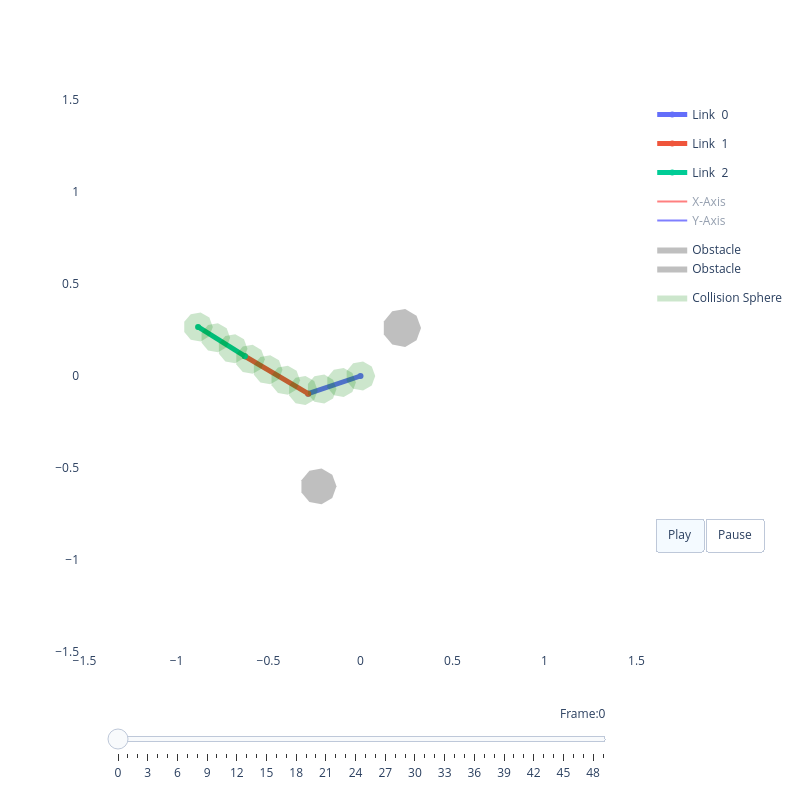

Source (notebook cell):
### Code cell
# ---- Visualize a sample from training_dataset ----

dataset = torch.load("data/training_dataset.pt", weights_only=False)
N_ds = dataset["metadata"]["N"]

# Reconstruct robot exactly as used during data generation
robot_ds = RobotInfo.from_linklengths(
    dataset["metadata"]["linklengths"],
    sphere_rad=dataset["metadata"]["sphere_rad"],
)

# Set a specific index or None for a random sample
SAMPLE_IDX = None
if SAMPLE_IDX is None:
    SAMPLE_IDX = torch.randint(0, N_ds, (1,)).item()

sdf_sample    = dataset["sdf"][SAMPLE_IDX]
q_start_np    = dataset["q_start"][SAMPLE_IDX].numpy()
q_goal_np     = dataset["q_goal"][SAMPLE_IDX].numpy()
q_traj_ref_np = dataset["q_traj"][SAMPLE_IDX].numpy()  # [T, dof] — CHOMP label

# Reconstruct Obstacles from stored geometry
n_obs     = dataset["n_obstacles"][SAMPLE_IDX].item()
obs_data  = dataset["obstacles"][SAMPLE_IDX]            # [max_obs, 3]
obstacles_sample = Obstacles(
    x=obs_data[:n_obs, 0].numpy(),
    y=obs_data[:n_obs, 1].numpy(),
    r=obs_data[:n_obs, 2].numpy(),
)

print(f"Sample {SAMPLE_IDX} / {N_ds}")
print(f"  q_start:     {np.round(q_start_np, 3)}")
print(f"  q_goal:      {np.round(q_goal_np, 3)}")
print(f"  obstacles:   {n_obs}  x={np.round(obs_data[:n_obs,0].numpy(),2)}  r={np.round(obs_data[:n_obs,2].numpy(),2)}")
print(f"  Robot:       linklengths={dataset['metadata']['linklengths']}  sphere_rad={dataset['metadata']['sphere_rad']}")

# SDF plot
# sdf_np = sdf_sample[0].numpy()
# gl     = dataset["metadata"]["grid_length"]
# fig, ax = plt.subplots(figsize=(5, 5))
# xs = np.linspace(-gl / 2, gl / 2, sdf_np.shape[1])
# ys = np.linspace(-gl / 2, gl / 2, sdf_np.shape[0])
# ax.set_facecolor("#f0f0f0")
# ax.contourf(xs, ys, sdf_np, levels=[-1e6, 0], colors=["#c0392b"], alpha=0.85)
# ax.contour(xs, ys, sdf_np, levels=[0], colors=["#7b241c"], linewidths=1.5)
# ax.set_aspect("equal")
# ax.set_title(f"Sample {SAMPLE_IDX} — Environment (SDF)")
# ax.grid(True, color="white")
# plt.tight_layout()
# plt.show()

# Animate reference trajectory with the dataset robot and obstacles
print("\nCHOMP reference trajectory from dataset:")
viz_ref = RobotViewer(q_traj_ref_np, robot_ds, obstacles=obstacles_sample)
viz_ref.plot()

### Figure 1 — Plotly figure (JSON) as saved in the notebook; plotly's stock layout.template omitted (floating-point values rounded to 4 significant figures)
{"data": [{"line": {"width": 5}, "mode": "lines+markers", "name": "Link  0", "type": "scatter", "x": [0, -0.2842], "y": [0, -0.09611]}, {"line": {"width": 5}, "mode": "lines+markers", "name": "Link  1", "type": "scatter", "x": [-0.2842, -0.6285], "y": [-0.09611, 0.1074]}, {"line": {"width": 5}, "mode": "lines+markers", "name": "Link  2", "type": "scatter", "x": [-0.6285, -0.8827], "y": [0.1074, 0.2669]}, {"legendgroup": "frame", "line": {"color": "red"}, "mode": "lines", "name": "X-Axis", "showlegend": true, "type": "scatter", "visible": "legendonly", "x": [0, -0.09473], "y": [0, -0.03204]}, {"legendgroup": "frame", "line": {"color": "blue"}, "mode": "lines", "name": "Y-Axis", "showlegend": true, "type": "scatter", "visible": "legendonly", "x": [0, 0.03204], "y": [0, -0.09473]}, {"legendgroup": "frame", "line": {"color": "red"}, "mode": "lines", "name": "X-Axis", "showlegend": false, "type": "scatter", "visible": "legendonly", "x": [-0.2842, -0.3703], "y": [-0.09611, -0.04523]}, {"legendgroup": "frame", "line": {"color": "blue"}, "mode": "lines", "name": "Y-Axis", "showlegend": false, "type": "scatter", "visible": "legendonly", "x": [-0.2842, -0.3351], "y": [-0.09611, -0.1822]}, {"legendgroup": "frame", "line": {"color": "red"}, "mode": "lines", "name": "X-Axis", "showlegend": false, "type": "scatter", "visible": "legendonly", "x": [-0.6285, -0.7133], "y": [0.1074, 0.1605]}, {"legendgroup": "frame", "line": {"color": "blue"}, "mode": "lines", "name": "Y-Axis", "showlegend": false, "type": "scatter", "visible": "legendonly", "x": [-0.6285, -0.6817], "y": [0.1074, 0.02269]}, {"legendgroup": "frame", "line": {"color": "red"}, "mode": "lines", "name": "X-Axis", "showlegend": false, "type": "scatter", "visible": "legendonly", "x": [-0.8827, -0.9674], "y": [0.2669, 0.32]}, {"legendgroup": "frame", "line": {"color": "blue"}, "mode": "lines", "name": "Y-Axis", "showlegend": false, "type": "scatter", "visible": "legendonly", "x": [-0.8827, -0.9358], "y": [0.2669, 0.1821]}, {"fill": "toself", "fillcolor": "gray", "legendgroup": "obstacle", "line": {"width": 0}, "mode": "lines", "name": "Obstacle", "opacity": 0.5, "type": "scatter", "x": [0.329, 0.3046, 0.2428, 0.1725, 0.1267, 0.1267, 0.1725, 0.2428, 0.3046, 0.329], "y": [0.2609, 0.3279, 0.3636, 0.3512, 0.2966, 0.2252, 0.1706, 0.1582, 0.1939, 0.2609]}, {"fill": "toself", "fillcolor": "gray", "legendgroup": "obstacle", "line": {"width": 0}, "mode": "lines", "name": "Obstacle", "opacity": 0.5, "type": "scatter", "x": [-0.1304, -0.1534, -0.2116, -0.2777, -0.3209, -0.3209, -0.2777, -0.2116, -0.1534, -0.1304], "y": [-0.5997, -0.5366, -0.503, -0.5147, -0.5661, -0.6333, -0.6847, -0.6964, -0.6628, -0.5997]}, {"fill": "toself", "fillcolor": "green", "legendgroup": "sphere", "line": {"width": 0}, "mode": "lines", "name": "Collision Sphere", "opacity": 0.2, "showlegend": true, "type": "scatter", "x": [0.08, 0.06128, 0.01389, -0.04, -0.07518, -0.07518, -0.04, 0.01389, 0.06128, 0.08], "y": [0.0, 0.05142, 0.07878, 0.06928, 0.02736, -0.02736, -0.06928, -0.07878, -0.05142, -1.959e-17]}, {"fill": "toself", "fillcolor": "green", "legendgroup": "sphere", "line": {"width": 0}, "mode": "lines", "name": "Collision Sphere", "opacity": 0.2, "showlegend": false, "type": "scatter", "x": [-0.02525, -0.04397, -0.09136, -0.1453, -0.1804, -0.1804, -0.1453, -0.09136, -0.04397, -0.02525], "y": [-0.0356, 0.01583, 0.04319, 0.03369, -0.008234, -0.06296, -0.1049, -0.1144, -0.08702, -0.0356]}, {"fill": "toself", "fillcolor": "green", "legendgroup": "sphere", "line": {"width": 0}, "mode": "lines", "name": "Collision Sphere", "opacity": 0.2, "showlegend": false, "type": "scatter", "x": [-0.1305, -0.1492, -0.1966, -0.2505, -0.2857, -0.2857, -0.2505, -0.1966, -0.1492, -0.1305], "y": [-0.07119, -0.01977, 0.007593, -0.00191, -0.04383, -0.09855, -0.1405, -0.15, -0.1226, -0.07119]}, {"fill": "toself", "fillcolor": "green", "legendgroup": "sphere", "line": {"width": 0}, "mode": "lines", "name": "Collision Sphere", "opacity": 0.2, "showlegend": false, "type": "scatter", "x": [-0.2329, -0.2516, -0.299, -0.3529, -0.3881, -0.3881, -0.3529, -0.299, -0.2516, -0.2329], "y": [-0.07915, -0.02773, -0.0003656, -0.009868, -0.05179, -0.1065, -0.1484, -0.1579, -0.1306, -0.07915]}, {"fill": "toself", "fillcolor": "green", "legendgroup": "sphere", "line": {"width": 0}, "mode": "lines", "name": "Collision Sphere", "opacity": 0.2, "showlegend": false, "type": "scatter", "x": [-0.3285, -0.3473, -0.3946, -0.4485, -0.4837, -0.4837, -0.4485, -0.3946, -0.3473, -0.3285], "y": [-0.02262, 0.0288, 0.05616, 0.04666, 0.004741, -0.04998, -0.0919, -0.1014, -0.07404, -0.02262]}, {"fill": "toself", "fillcolor": "green", "legendgroup": "sphere", "line": {"width": 0}, "mode": "lines", "name": "Collision Sphere", "opacity": 0.2, "showlegend": false, "type": "scatter", "x": [-0.4242, -0.4429, -0.4903, -0.5442, -0.5794, -0.5794, -0.5442, -0.4903, -0.4429, -0.4242], "y": [0.03391, 0.08533, 0.1127, 0.1032, 0.06127, 0.006548, -0.03537, -0.04488, -0.01751, 0.03391]}, {"fill": "toself", "fillcolor": "green", "legendgroup": "sphere", "line": {"width": 0}, "mode": "lines", "name": "Collision Sphere", "opacity": 0.2, "showlegend": false, "type": "scatter", "x": [-0.5199, -0.5386, -0.586, -0.6399, -0.675, -0.675, -0.6399, -0.586, -0.5386, -0.5199], "y": [0.09044, 0.1419, 0.1692, 0.1597, 0.1178, 0.06308, 0.02116, 0.01165, 0.03902, 0.09044]}, {"fill": "toself", "fillcolor": "green", "legendgroup": "sphere", "line": {"width": 0}, "mode": "lines", "name": "Collision Sphere", "opacity": 0.2, "showlegend": false, "type": "scatter", "x": [-0.6144, -0.6331, -0.6805, -0.7344, -0.7696, -0.7696, -0.7344, -0.6805, -0.6331, -0.6144], "y": [0.1487, 0.2002, 0.2275, 0.218, 0.1761, 0.1214, 0.07946, 0.06995, 0.09731, 0.1487]}, {"fill": "toself", "fillcolor": "green", "legendgroup": "sphere", "line": {"width": 0}, "mode": "lines", "name": "Collision Sphere", "opacity": 0.2, "showlegend": false, "type": "scatter", "x": [-0.7085, -0.7273, -0.7747, -0.8285, -0.8637, -0.8637, -0.8285, -0.7747, -0.7273, -0.7085], "y": [0.2078, 0.2592, 0.2866, 0.2771, 0.2352, 0.1804, 0.1385, 0.129, 0.1564, 0.2078]}, {"fill": "toself", "fillcolor": "green", "legendgroup": "sphere", "line": {"width": 0}, "mode": "lines", "name": "Collision Sphere", "opacity": 0.2, "showlegend": false, "type": "scatter", "x": [-0.8027, -0.8214, -0.8688, -0.9227, -0.9578, -0.9578, -0.9227, -0.8688, -0.8214, -0.8027], "y": [0.2669, 0.3183, 0.3456, 0.3361, 0.2942, 0.2395, 0.1976, 0.1881, 0.2154, 0.2669]}], "layout": {"height": 800, "paper_bgcolor": "white", "plot_bgcolor": "white", "showlegend": true, "sliders": [{"currentvalue": {"prefix": "Frame:", "visible": true, "xanchor": "right"}, "len": 0.9, "pad": {"b": 10, "t": 50}, "steps": [{"args": [["0"], {"frame": {"duration": 100, "redraw": true}, "mode": "immediate", "transition": {"duration": 0}}], "label": "0", "method": "animate"}, {"args": [["1"], {"frame": {"duration": 100, "redraw": true}, "mode": "immediate", "transition": {"duration": 0}}], "label": "1", "method": "animate"}, {"args": [["2"], {"frame": {"duration": 100, "redraw": true}, "mode": "immediate", "transition": {"duration": 0}}], "label": "2", "method": "animate"}, {"args": [["3"], {"frame": {"duration": 100, "redraw": true}, "mode": "immediate", "transition": {"duration": 0}}], "label": "3", "method": "animate"}, {"args": [["4"], {"frame": {"duration": 100, "redraw": true}, "mode": "immediate", "transition": {"duration": 0}}], "label": "4", "method": "animate"}, {"args": [["5"], {"frame": {"duration": 100, "redraw": true}, "mode": "immediate", "transition": {"duration": 0}}], "label": "5", "method": "animate"}, {"args": [["6"], {"frame": {"duration": 100, "redraw": true}, "mode": "immediate", "transition": {"duration": 0}}], "label": "6", "method": "animate"}, {"args": [["7"], {"frame": {"duration": 100, "redraw": true}, "mode": "immediate", "transition": {"duration": 0}}], "label": "7", "method": "animate"}, {"args": [["8"], {"frame": {"duration": 100, "redraw": true}, "mode": "immediate", "transition": {"duration": 0}}], "label": "8", "method": "animate"}, {"args": [["9"], {"frame": {"duration": 100, "redraw": true}, "mode": "immediate", "transition": {"duration": 0}}], "label": "9", "method": "animate"}, {"args": [["10"], {"frame": {"duration": 100, "redraw": true}, "mode": "immediate", "transition": {"duration": 0}}], "label": "10", "method": "animate"}, {"args": [["11"], {"frame": {"duration": 100, "redraw": true}, "mode": "immediate", "transition": {"duration": 0}}], "label": "11", "method": "animate"}, {"args": [["12"], {"frame": {"duration": 100, "redraw": true}, "mode": "immediate", "transition": {"duration": 0}}], "label": "12", "method": "animate"}, {"args": [["13"], {"frame": {"duration": 100, "redraw": true}, "mode": "immediate", "transition": {"duration": 0}}], "label": "13", "method": "animate"}, {"args": [["14"], {"frame": {"duration": 100, "redraw": true}, "mode": "immediate", "transition": {"duration": 0}}], "label": "14", "method": "animate"}, {"args": [["15"], {"frame": {"duration": 100, "redraw": true}, "mode": "immediate", "transition": {"duration": 0}}], "label": "15", "method": "animate"}, {"args": [["16"], {"frame": {"duration": 100, "redraw": true}, "mode": "immediate", "transition": {"duration": 0}}], "label": "16", "method": "animate"}, {"args": [["17"], {"frame": {"duration": 100, "redraw": true}, "mode": "immediate", "transition": {"duration": 0}}], "label": "17", "method": "animate"}, {"args": [["18"], {"frame": {"duration": 100, "redraw": true}, "mode": "immediate", "transition": {"duration": 0}}], "label": "18", "method": "animate"}, {"args": [["19"], {"frame": {"duration": 100, "redraw": true}, "mode": "immediate", "transition": {"duration": 0}}], "label": "19", "method": "animate"}, {"args": [["20"], {"frame": {"duration": 100, "redraw": true}, "mode": "immediate", "transition": {"duration": 0}}], "label": "20", "method": "animate"}, {"args": [["21"], {"frame": {"duration": 100, "redraw": true}, "mode": "immediate", "transition": {"duration": 0}}], "label": "21", "method": "animate"}, {"args": [["22"], {"frame": {"duration": 100, "redraw": true}, "mode": "immediate", "transition": {"duration": 0}}], "label": "22", "method": "animate"}, {"args": [["23"], {"frame": {"duration": 100, "redraw": true}, "mode": "immediate", "transition": {"duration": 0}}], "label": "23", "method": "animate"}, {"args": [["24"], {"frame": {"duration": 100, "redraw": true}, "mode": "immediate", "transition": {"duration": 0}}], "label": "24", "method": "animate"}, {"args": [["25"], {"frame": {"duration": 100, "redraw": true}, "mode": "immediate", "transition": {"duration": 0}}], "label": "25", "method": "animate"}, {"args": [["26"], {"frame": {"duration": 100, "redraw": true}, "mode": "immediate", "transition": {"duration": 0}}], "label": "26", "method": "animate"}, {"args": [["27"], {"frame": {"duration": 100, "redraw": true}, "mode": "immediate", "transition": {"duration": 0}}], "label": "27", "method": "animate"}, {"args": [["28"], {"frame": {"duration": 100, "redraw": true}, "mode": "immediate", "transition": {"duration": 0}}], "label": "28", "method": "animate"}, {"args": [["29"], {"frame": {"duration": 100, "redraw": true}, "mode": "immediate", "transition": {"duration": 0}}], "label": "29", "method": "animate"}, {"args": [["30"], {"frame": {"duration": 100, "redraw": true}, "mode": "immediate", "transition": {"duration": 0}}], "label": "30", "method": "animate"}, {"args": [["31"], {"frame": {"duration": 100, "redraw": true}, "mode": "immediate", "transition": {"duration": 0}}], "label": "31", "method": "animate"}, {"args": [["32"], {"frame": {"duration": 100, "redraw": true}, "mode": "immediate", "transition": {"duration": 0}}], "label": "32", "method": "animate"}, {"args": [["33"], {"frame": {"duration": 100, "redraw": true}, "mode": "immediate", "transition": {"duration": 0}}], "label": "33", "method": "animate"}, {"args": [["34"], {"frame": {"duration": 100, "redraw": true}, "mode": "immediate", "transition": {"duration": 0}}], "label": "34", "method": "animate"}, {"args": [["35"], {"frame": {"duration": 100, "redraw": true}, "mode": "immediate", "transition": {"duration": 0}}], "label": "35", "method": "animate"}, {"args": [["36"], {"frame": {"duration": 100, "redraw": true}, "mode": "immediate", "transition": {"duration": 0}}], "label": "36", "method": "animate"}, {"args": [["37"], {"frame": {"duration": 100, "redraw": true}, "mode": "immediate", "transition": {"duration": 0}}], "label": "37", "method": "animate"}, {"args": [["38"], {"frame": {"duration": 100, "redraw": true}, "mode": "immediate", "transition": {"duration": 0}}], "label": "38", "method": "animate"}, {"args": [["39"], {"frame": {"duration": 100, "redraw": true}, "mode": "immediate", "transition": {"duration": 0}}], "label": "39", "method": "animate"}, {"args": [["40"], {"frame": {"duration": 100, "redraw": true}, "mode": "immediate", "transition": {"duration": 0}}], "label": "40", "method": "animate"}, {"args": [["41"], {"frame": {"duration": 100, "redraw": true}, "mode": "immediate", "transition": {"duration": 0}}], "label": "41", "method": "animate"}, {"args": [["42"], {"frame": {"duration": 100, "redraw": true}, "mode": "immediate", "transition": {"duration": 0}}], "label": "42", "method": "animate"}, {"args": [["43"], {"frame": {"duration": 100, "redraw": true}, "mode": "immediate", "transition": {"duration": 0}}], "label": "43", "method": "animate"}, {"args": [["44"], {"frame": {"duration": 100, "redraw": true}, "mode": "immediate", "transition": {"duration": 0}}], "label": "44", "method": "animate"}, {"args": [["45"], {"frame": {"duration": 100, "redraw": true}, "mode": "immediate", "transition": {"duration": 0}}], "label": "45", "method": "animate"}, {"args": [["46"], {"frame": {"duration": 100, "redraw": true}, "mode": "immediate", "transition": {"duration": 0}}], "label": "46", "method": "animate"}, {"args": [["47"], {"frame": {"duration": 100, "redraw": true}, "mode": "immediate", "transition": {"duration": 0}}], "label": "47", "method": "animate"}, {"args": [["48"], {"frame": {"duration": 100, "redraw": true}, "mode": "immediate", "transition": {"duration": 0}}], "label": "48", "method": "animate"}, {"args": [["49"], {"frame": {"duration": 100, "redraw": true}, "mode": "immediate", "transition": {"duration": 0}}], "label": "49", "method": "animate"}], "transition": {"duration": 0}, "x": 0.5, "xanchor": "center", "y": 0, "yanchor": "top"}], "updatemenus": [{"buttons": [{"args": [null, {"frame": {"duration": 100, "redraw": false}, "fromcurrent": true}], "label": "Play", "method": "animate"}, {"args": [[null], {"frame": {"duration": 0, "redraw": true}, "mode": "immediate", "transition": {"duration": 0}}], "label": "Pause", "method": "animate"}], "direction": "left", "pad": {"r": 10, "t": 87}, "showactive": true, "type": "buttons", "x": 1.025, "xanchor": "left", "y": 0.4, "yanchor": "top"}], "width": 800, "xaxis": {"range": [-1.5, 1.5], "scaleanchor": "y", "scaleratio": 1, "showgrid": false, "zeroline": false}, "yaxis": {"range": [-1.5, 1.5], "scaleanchor": "x", "scaleratio": 1, "showgrid": false, "zeroline": false}}}
